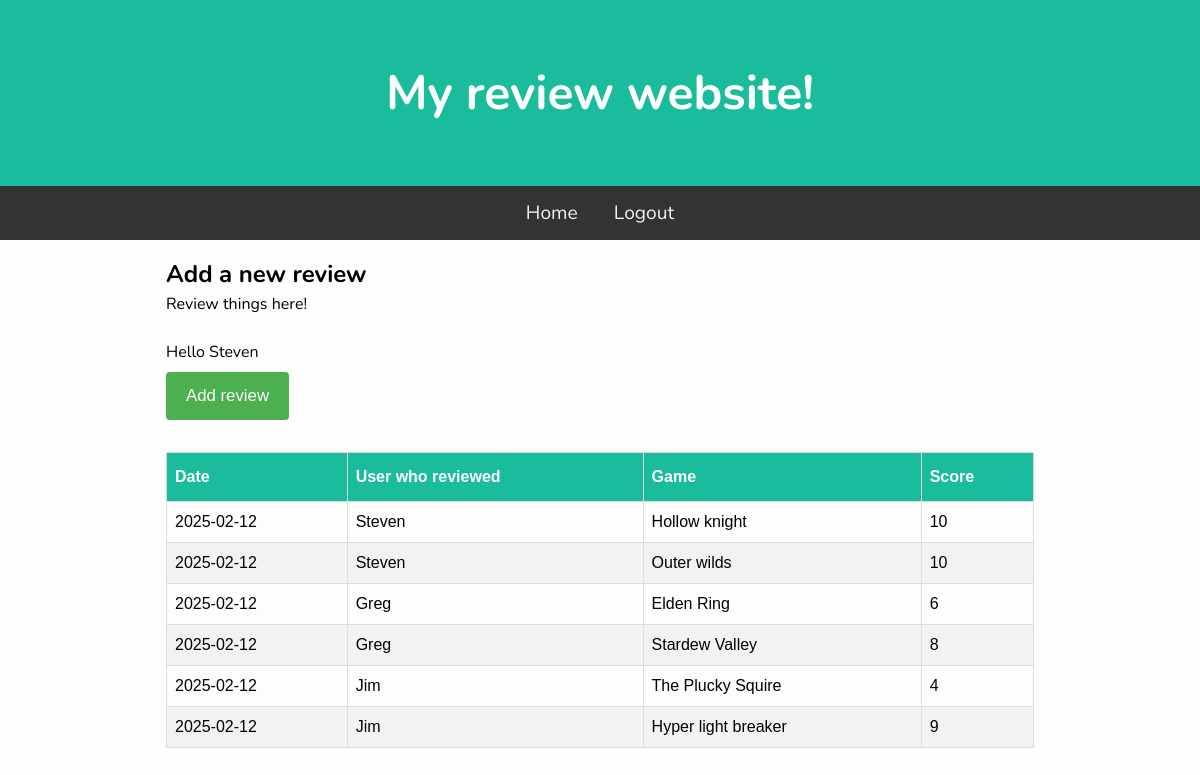
/ (signed in), run on the app's committed database.
### tables this page shows
CREATE TABLE Users(id INTEGER PRIMARY KEY AUTOINCREMENT,
                     username TEXT NOT NULL,
                     password TEXT NOT NULL);

CREATE TABLE Guesses(id INTEGER PRIMARY KEY AUTOINCREMENT,
                     user_id INTEGER,
                     date TEXT NOT NULL,
                     score INTEGER,
                     game TEXT NOT NULL);

### main.py (the view)
@app.route("/")
def Home():
    guessData = db.GetAllGuesses()
    return render_template("index.html", guesses=guessData)

### db.py (called while the page is built)
def GetDB():
    db = sqlite3.connect("GTGDB/.database/gtg.db")
    db.row_factory = sqlite3.Row
    return db

def GetAllGuesses():
    db = GetDB()
    guesses = db.execute("""SELECT Guesses.date, Guesses.game, Guesses.score, Users.username
                            FROM Guesses JOIN Users ON Guesses.user_id = Users.id
                            ORDER BY date DESC""").fetchall()
    db.close()
    return guesses

### templates/index.html
{% extends "base.html" %}
{% block content %}
<h2>Add a new review</h2>
<div class="container">
    <p>Review things here!</p>
    {% if session['username'] %}
        <br>
        <p>Hello {{ session['username'] }}</p>
        <a href="/add"><button>Add review</button></a>
    {% endif %}
</div>
<br>
<table class="guess_table">
    <thead>
        <th>Date</th>
        <th>User who reviewed</th>
        <th>Game</th>
        <th>Score</th>
    </thead>
    <tbody>
        {% for guess in guesses %}
        <tr>
            <td>{{ guess['date'] }}</td>
            <td>{{ guess['username'] }}</td>
            <td>{{ guess['game'] }}</td>
            <td>{{ guess['score'] }}</td>
        </tr>
        {% endfor %}
    </tbody>
</table>
{% endblock %}

### static/css/style.css (style rules this page uses)
* { padding: 0; margin: 0; box-sizing: border-box; }
body { background: #fdfdfd; font-family: "Nunito", sans-serif; font-size: 1rem; }
.guess_table { font-family: Arial, Helvetica, sans-serif; border-collapse: collapse; width: 100%; }
.guess_table td, .guess_table th { border: 1px solid #ddd; padding: 8px; }
.guess_table tr:nth-child(even) { background-color: #f2f2f2; }
.guess_table th { padding-top: 12px; padding-bottom: 12px; text-align: left; background-color: #1abc9c; color: white; }
button { background-color: #4CAF50; color: white; padding: 14px 20px; margin: 8px 0; border: none; border-radius: 4px; cursor: pointer; font-size: 1.05em; }

### data on the page
Users: username "Steven"
Guesses: date "2025-02-12", username "Steven", game "Hollow knight", score "10"
Guesses: date "2025-02-12", username "Steven", game "Outer wilds", score "10"
Guesses: date "2025-02-12", username "Greg", game "Elden Ring", score "6"
Guesses: date "2025-02-12", username "Greg", game "Stardew Valley", score "8"
Guesses: date "2025-02-12", username "Jim", game "The Plucky Squire", score "4"
Guesses: date "2025-02-12", username "Jim", game "Hyper light breaker", score "9"
